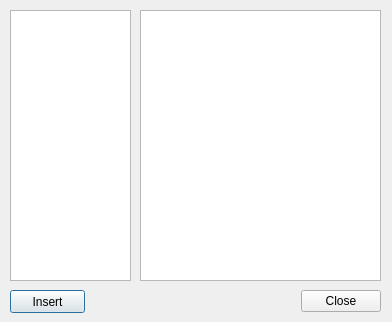
<?xml version="1.0" encoding="UTF-8"?>
<ui version="4.0">
 <class>uiEmoticons</class>
 <widget class="QDialog" name="uiEmoticons">
  <property name="windowModality">
   <enum>Qt::NonModal</enum>
  </property>
  <property name="geometry">
   <rect>
    <x>0</x>
    <y>0</y>
    <width>392</width>
    <height>322</height>
   </rect>
  </property>
  <property name="minimumSize">
   <size>
    <width>392</width>
    <height>322</height>
   </size>
  </property>
  <property name="maximumSize">
   <size>
    <width>392</width>
    <height>322</height>
   </size>
  </property>
  <property name="windowTitle">
   <string>Emoticons</string>
  </property>
  <property name="windowIcon">
   <iconset resource="../scc.qrc">
    <normaloff>:/images/logo16x16.png</normaloff>:/images/logo16x16.png</iconset>
  </property>
  <widget class="QPushButton" name="pushButton_insert">
   <property name="geometry">
    <rect>
     <x>10</x>
     <y>290</y>
     <width>75</width>
     <height>23</height>
    </rect>
   </property>
   <property name="text">
    <string>Insert</string>
   </property>
  </widget>
  <widget class="QDialogButtonBox" name="buttonBox">
   <property name="geometry">
    <rect>
     <x>300</x>
     <y>290</y>
     <width>81</width>
     <height>23</height>
    </rect>
   </property>
   <property name="standardButtons">
    <set>QDialogButtonBox::Close</set>
   </property>
  </widget>
  <widget class="QListWidget" name="listWidget_categories">
   <property name="geometry">
    <rect>
     <x>10</x>
     <y>10</y>
     <width>121</width>
     <height>271</height>
    </rect>
   </property>
  </widget>
  <widget class="QListWidget" name="listWidget_emoticons">
   <property name="geometry">
    <rect>
     <x>140</x>
     <y>10</y>
     <width>241</width>
     <height>271</height>
    </rect>
   </property>
   <property name="editTriggers">
    <set>QAbstractItemView::NoEditTriggers</set>
   </property>
   <property name="showDropIndicator" stdset="0">
    <bool>false</bool>
   </property>
   <property name="selectionBehavior">
    <enum>QAbstractItemView::SelectItems</enum>
   </property>
   <property name="movement">
    <enum>QListView::Static</enum>
   </property>
   <property name="resizeMode">
    <enum>QListView::Adjust</enum>
   </property>
   <property name="viewMode">
    <enum>QListView::IconMode</enum>
   </property>
  </widget>
 </widget>
 <resources>
  <include location="../scc.qrc"/>
 </resources>
 <connections/>
</ui>
